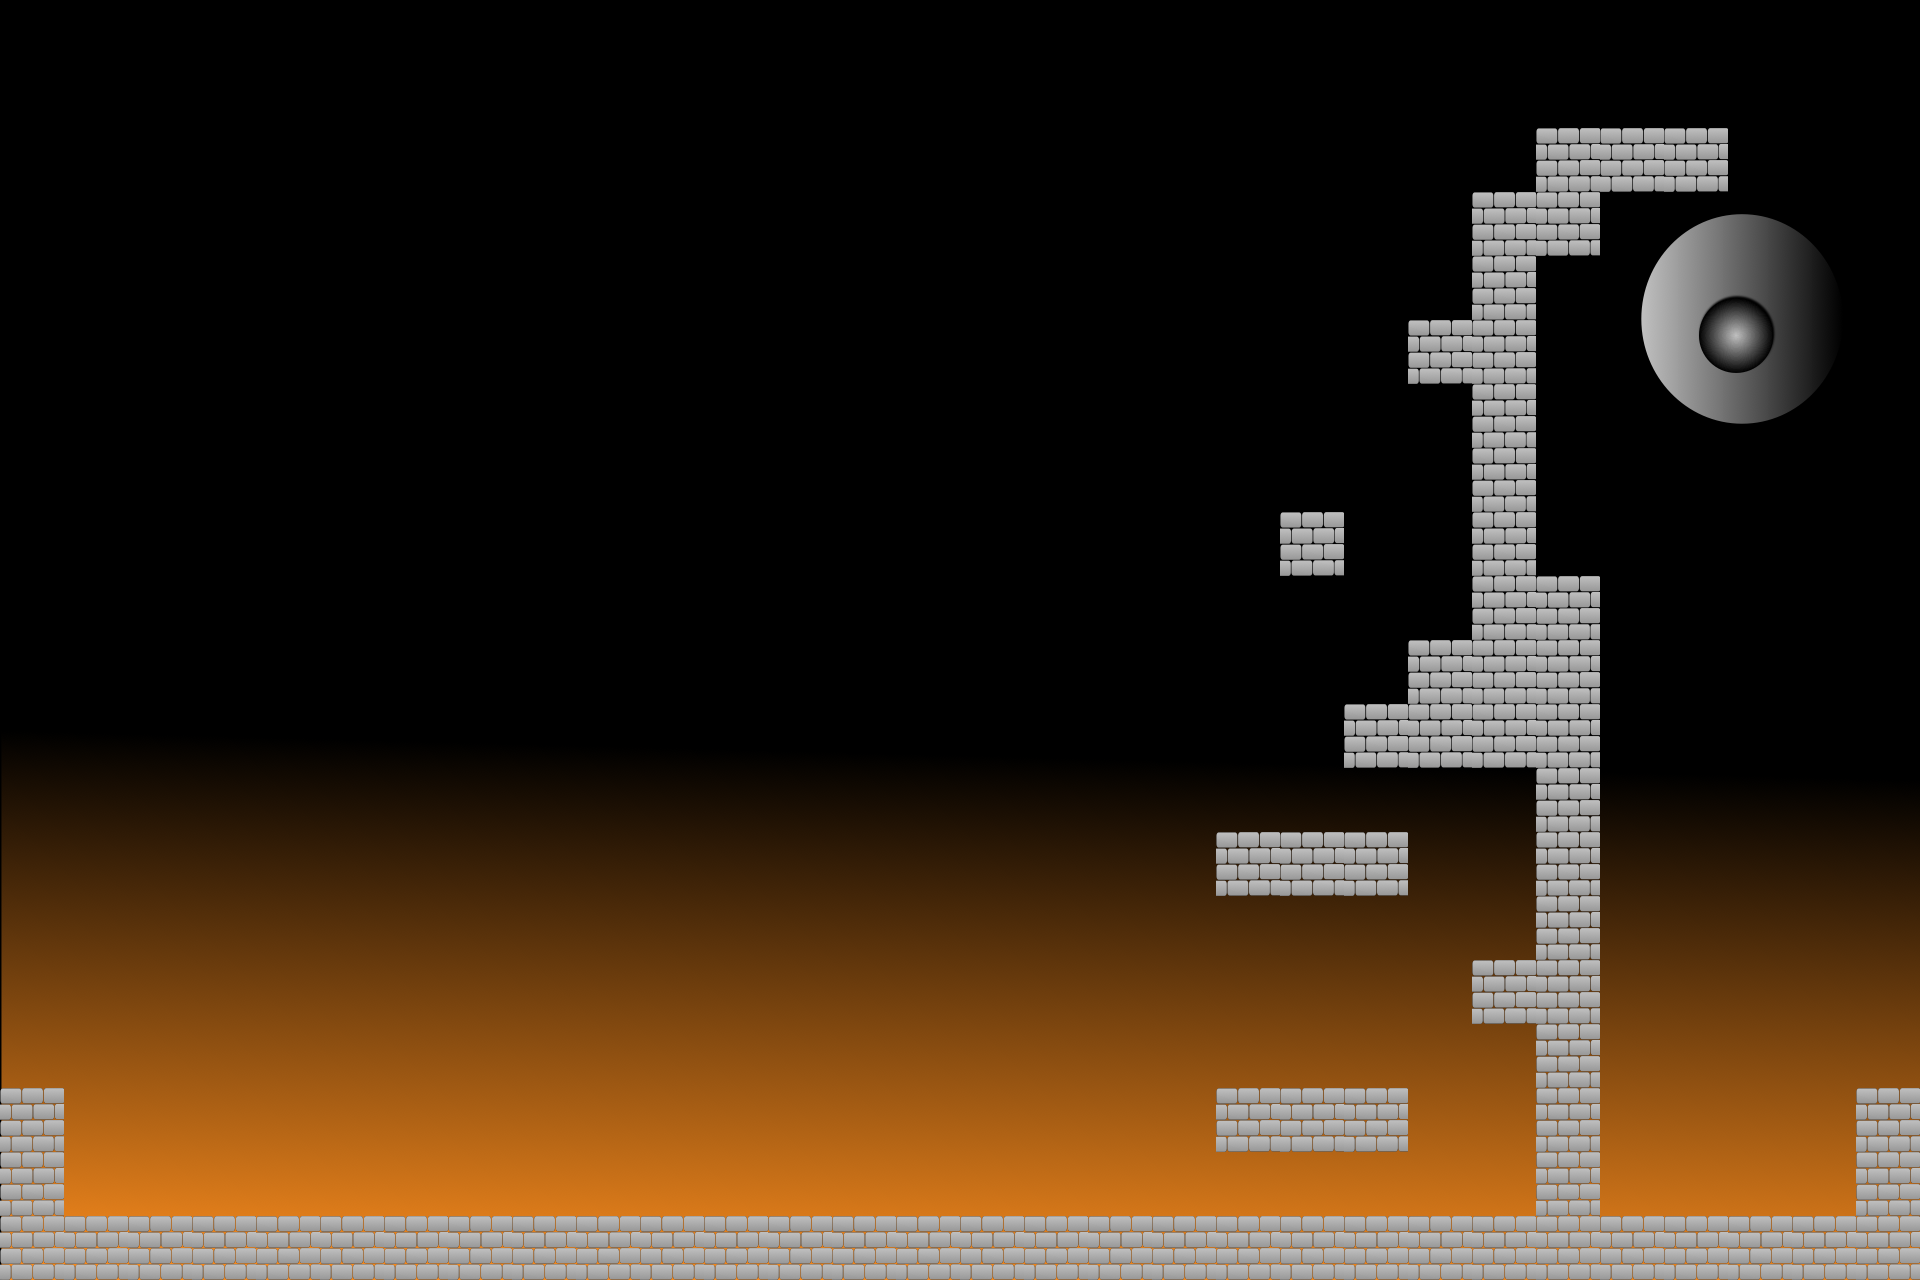

This is a level from a 2D game, rendered from its Tiled map with the project's own tilesets. A one-line summary and the complete map file follow:
An orthogonal 30x20 tile map with 64x64 px tiles, 1 tile layer (Tile Layer 1), 1 image layer and 20 objects (Player, Door).

<map version="1.9" tiledversion="1.9.0" orientation="orthogonal" renderorder="right-down" width="30" height="20" tilewidth="64" tileheight="64" infinite="0" nextlayerid="5" nextobjectid="21">
 <tileset firstgid="1" source="spritesheet.tsx" />
 <imagelayer id="2" name="BackgroundLayer">
  <image source="../images/space.png" width="1920" height="1280" />
 </imagelayer>
 <layer id="1" name="Tile Layer 1" width="30" height="20">
  <data encoding="csv">
0,0,0,0,0,0,0,0,0,0,0,0,0,0,0,0,0,0,0,0,0,0,0,0,0,0,0,0,0,0,
0,0,0,0,0,0,0,0,0,0,0,0,0,0,0,0,0,0,0,0,0,0,0,0,0,0,0,0,0,0,
0,0,0,0,0,0,0,0,0,0,0,0,0,0,0,0,0,0,0,0,0,0,0,0,3,3,3,0,0,0,
0,0,0,0,0,0,0,0,0,0,0,0,0,0,0,0,0,0,0,0,0,0,0,3,3,0,0,0,0,0,
0,0,0,0,0,0,0,0,0,0,0,0,0,0,0,0,0,0,0,0,0,0,0,3,0,0,0,0,0,0,
0,0,0,0,0,0,0,0,0,0,0,0,0,0,0,0,0,0,0,0,0,0,3,3,0,0,0,0,0,0,
0,0,0,0,0,0,0,0,0,0,0,0,0,0,0,0,0,0,0,0,0,0,0,3,0,0,0,0,0,0,
0,0,0,0,0,0,0,0,0,0,0,0,0,0,0,0,0,0,0,0,0,0,0,3,0,0,0,0,0,0,
0,0,0,0,0,0,0,0,0,0,0,0,0,0,0,0,0,0,0,0,3,0,0,3,0,0,0,0,0,0,
0,0,0,0,0,0,0,0,0,0,0,0,0,0,0,0,0,0,0,0,0,0,0,3,3,0,0,0,0,0,
0,0,0,0,0,0,0,0,0,0,0,0,0,0,0,0,0,0,0,0,0,0,3,3,3,0,0,0,0,0,
0,0,0,0,0,0,0,0,0,0,0,0,0,0,0,0,0,0,0,0,0,3,3,3,3,0,0,0,0,0,
0,0,0,0,0,0,0,0,0,0,0,0,0,0,0,0,0,0,0,0,0,0,0,0,3,0,0,0,0,0,
0,0,0,0,0,0,0,0,0,0,0,0,0,0,0,0,0,0,0,3,3,3,0,0,3,0,0,0,0,0,
0,0,0,0,0,0,0,0,0,0,0,0,0,0,0,0,0,0,0,0,0,0,0,0,3,0,0,0,0,0,
0,0,0,0,0,0,0,0,0,0,0,0,0,0,0,0,0,0,0,0,0,0,0,3,3,0,0,0,0,0,
0,0,0,0,0,0,0,0,0,0,0,0,0,0,0,0,0,0,0,0,0,0,0,0,3,0,0,0,0,0,
3,0,0,0,0,0,0,0,0,0,0,0,0,0,0,0,0,0,0,3,3,3,0,0,3,0,0,0,0,3,
3,0,0,0,0,0,0,0,0,0,0,0,0,0,0,0,0,0,0,0,0,0,0,0,3,0,0,0,0,3,
3,3,3,3,3,3,3,3,3,3,3,3,3,3,3,3,3,3,3,3,3,3,3,3,3,3,3,3,3,3
</data>
 </layer>
 <objectgroup id="4" name="PlatformsLayer">
  <object id="3" x="0" y="1088" width="64" height="192" />
  <object id="4" x="64" y="1216" width="1856" height="64" />
  <object id="5" x="1856" y="1088" width="64" height="128" />
  <object id="6" x="1216" y="1088" width="192" height="64" />
  <object id="7" x="1216" y="832" width="192" height="64" />
  <object id="8" x="1280" y="512" width="64" height="64" />
  <object id="9" x="1536" y="128" width="192" height="64" />
  <object id="10" x="1472" y="192" width="128" height="64" />
  <object id="11" x="1408" y="320" width="128" />
  <object id="12" x="1472" y="256" width="64" height="384" />
  <object id="13" x="1408" y="640" />
  <object id="14" x="1408" y="704" />
  <object id="15" x="1408" y="640" width="192" height="128" />
  <object id="16" x="1344" y="704" width="64" height="64" />
  <object id="17" x="1536" y="576" width="64" height="576" />
  <object id="18" x="1472" y="960" width="64" height="64" />
  <object id="19" x="1408" y="320" width="64" height="64" />
  <object id="20" x="1216" y="-64" />
 </objectgroup>
 <objectgroup id="3" name="SpawnLayer">
  <object id="1" name="Player" gid="6" x="128" y="1216" width="64" height="64" />
  <object id="2" name="Door" gid="5" x="1792" y="1216" width="64" height="64">
   <properties>
    <property name="NextLevel" value="level1.tmx" />
   </properties>
  </object>
 </objectgroup>
</map>
